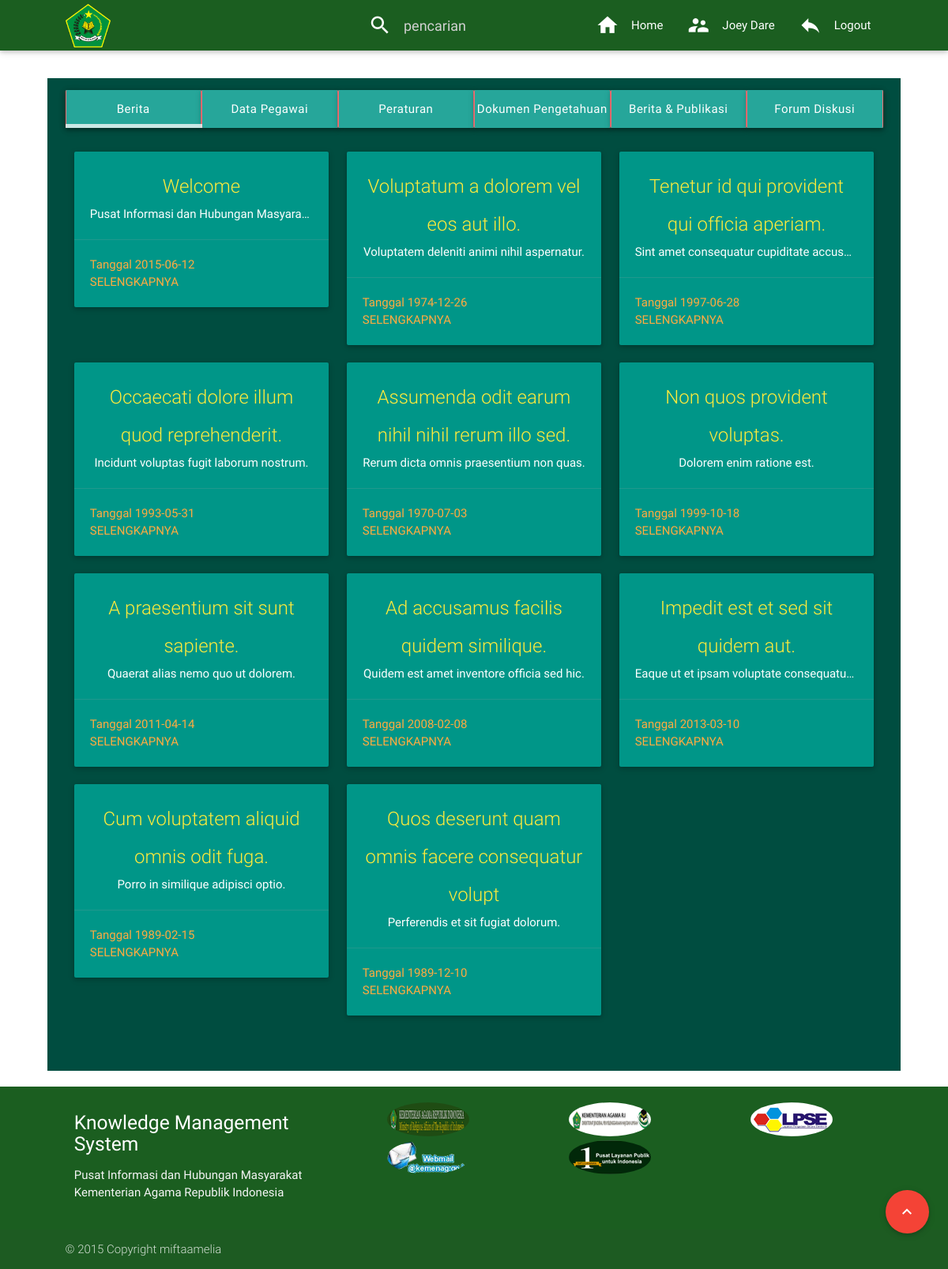
Screenshot of /pegawai/home.php (signed in) with the database file from the repository.
### tables this page shows
CREATE TABLE IF NOT EXISTS `berita` (
  `id_berita` int(10) NOT NULL AUTO_INCREMENT,
  `judul_berita` char(50) NOT NULL,
  `isi` longtext NOT NULL,
  `tgl_posting_berita` date NOT NULL,
  PRIMARY KEY (`id_berita`)
);

### pegawai/home.php (the view, shortened to what this page needs)
<html>
    <head>
	    <link href="../asset/css/materialize.min.css" rel="stylesheet">
    </head>
    <body>
	    <header>
	        <nav class="green darken-4" id="top">
	            <div class="nav-wrapper container">
	                <a class="brand-logo"><img style="height:60px; padding-top: 5px;" src="../asset/imagelogo/logo.png"></a>
	                <ul id="nav-mobile" class="right hide-on-med-and-down">
						<li id="search">
							<form action="search.php" method="get" enctype="multipart/form-data">
								<div class="input-field">
									<input name="value" id="search" type="search" required placeholder="pencarian">
									<label for="search"><i class="mdi-action-search"></i></label>
								</div>
							</form>
						</li>
						<li><a href="index.php"><i class="mdi-action-home left"></i>Home</a></li>
						<li><a><i class="mdi-action-account-child left"></i>
							<?php echo (isset($_SESSION['nama_lengkap']) ? $_SESSION['nama_lengkap'] : 'anonym' )?>
						</a></li>
				        <li><a href="../logout.php"><i class="mdi-content-reply left"></i>Logout</a></li>
				    </ul>
	            </div>
	        </nav>
	    </header>
	    <main style="margin-top:20px;">
	        <div class="container section teal darken-4">
	            <div class="row">
                	<div class="col s12">
						<ul class="tabs z-depth-1">
					        <li class="tab col s12 m2 l2 teal"><a class="white-text btn" target="_blank" href="#home">Berita</a></li>
					        <li class="tab col s12 m2 l2 teal"><a class="white-text btn" target="_blank" href="#pegawai">Data Pegawai</a></li>
					        <li class="tab col s12 m2 l2 teal"><a class="white-text btn" target="_blank" href="#peraturan">Peraturan</a></li>
					        <li class="tab col s12 m2 l2 teal"><a class="white-text btn" target="_blank" href="#dokumen">Dokumen Pengetahuan</a></li>
					        <li class="tab col s12 m2 l2 teal"><a class="white-text btn" target="_blank" href="#berita">Berita & Publikasi</a></li>
					        <li class="tab col s12 m2 l2 teal"><a class="white-text btn" target="_blank" href="#forum">Forum Diskusi</a></li>
					    </ul>
                	</div>
                	<div class="col s12 row section" id="home"> <br>
<?php
	$query = "SELECT * FROM berita ";
	$result = mysql_query($query) or die('Error');
	while($data = mysql_fetch_array($result)) {
?>
						    <div class="col s4 ">
						      <div class="card teal">
						        <div class="card-content center-align">
						          <span class="card-title yellow-text"><?php echo $data['judul_berita'];?></span>
						          <div class="white-text"><p class="truncate"><?php echo substr($data['isi'],0,350); ?></p></div>
						        </div>
						       <div class="card-action yellow-darken-4-text">
						          <a>Tanggal <?php echo $data['tgl_posting_berita'];?></a>
						          <a href="textfull.php?id=<?php echo $data['id_berita'] ?>">SELENGKAPNYA</a>
						        </div>
						      </div>
						    </div>
<?php
 	}
?>
                	</div>
	            </div>
	        </div>
	        <div class="fixed-action-btn" style="bottom: 45px; right: 24px;">
				<a class="btn-floating btn-large red" href="#top">
					<i class="large mdi-hardware-keyboard-arrow-up"></i>
				</a>
			</div>
	    </main>
	    <footer class="page-footer green darken-4">
	        <div class="container row">
				<div class="col s4">
	                <h5 class="white-text">Knowledge Management System</h5>
	                <p class="grey-text text-lighten-4">Pusat Informasi dan Hubungan Masyarakat</br> Kementerian Agama Republik Indonesia
	                </p>
                </div>
                <div class="col s8">
                	<div class="row" id="gbr">
            		<div class="col s4">
                		<a href="http://kemenag.go.id/" target="_blank">
                			<img class="circle responsive-img" src="../asset/images/kemenag.go.id1.png" style="">
            			</a>
        			</div>
        			<div class="col s4">
                		<a href="http://haji.kemenag.go.id/" target="_blank">
                			<img class="circle responsive-img" src="../asset/images/hajiumroh1 copy.png">
            			</a>
        			</div>
        			<div class="col s4">
                		<a href="http://lpse.kemenag.go.id/" target="_blank">
                			<img class=" circle responsive-img" src="../asset/images/lpse.png">
            			</a>
        			</div>
        			<div class="col s4">
                		<a href="http://webmail@kemenag.go.id/" target="_blank">
                			<img class=" circle responsive-img" src="../asset/images/webkemenag.png">
            			</a>
        			</div>
        			<div class="col s4">
                		<a href="http://satulayanan.id/" target="_blank">
                			<img class="circle responsive-img" src="../asset/images/layanan.png">
            			</a>
        			</div>
        			</div>
            	</div>
	        </div>
	        <div class="footer-copyright">
                <div class=container>
                	© 2015 Copyright miftaamelia
                </div>
	        </div>
	    </footer>
    </body>
</html>

### pegawai/home.php (style rules this page uses)
body { display: flex; min-height: 100vh; flex-direction: column; }
main { flex: 1 0 auto }
.container { width:90% }
.tabs .tab a { text-transform: capitalize; line-height: inherit; padding: 0; }
.card .card-action a { text-transform: none }
.tabs .tab a { border: 0.1rem solid #ee6e73; border-top: none; border-bottom: none; }
#gbr div a img { display:block; margin:0 auto; margin-bottom: 5px; }

### rows the page displays
berita: judul_berita "Welcome", isi "Pusat Informasi dan Hubungan Masyara…", tgl_posting_berita "2015-06-12"
berita: judul_berita "Voluptatum a dolorem vel eos aut illo.", isi "Voluptatem deleniti animi nihil aspernatur.", tgl_posting_berita "1974-12-26"
berita: judul_berita "Tenetur id qui provident qui officia aperiam.", isi "Sint amet consequatur cupiditate accus…", tgl_posting_berita "1997-06-28"
berita: judul_berita "Occaecati dolore illum quod reprehenderit.", isi "Incidunt voluptas fugit laborum nostrum.", tgl_posting_berita "1993-05-31"
berita: judul_berita "Assumenda odit earum nihil nihil rerum illo sed.", isi "Rerum dicta omnis praesentium non quas.", tgl_posting_berita "1970-07-03"
berita: judul_berita "Non quos provident voluptas.", isi "Dolorem enim ratione est.", tgl_posting_berita "1999-10-18"
berita: judul_berita "A praesentium sit sunt sapiente.", isi "Quaerat alias nemo quo ut dolorem.", tgl_posting_berita "2011-04-14"
berita: judul_berita "Ad accusamus facilis quidem similique.", isi "Quidem est amet inventore officia sed hic.", tgl_posting_berita "2008-02-08"
berita: judul_berita "Impedit est et sed sit quidem aut.", isi "Eaque ut et ipsam voluptate consequatu…", tgl_posting_berita "2013-03-10"
berita: judul_berita "Cum voluptatem aliquid omnis odit fuga.", isi "Porro in similique adipisci optio.", tgl_posting_berita "1989-02-15"
berita: judul_berita "Quos deserunt quam omnis facere consequatur volupt", isi "Perferendis et sit fugiat dolorum.", tgl_posting_berita "1989-12-10"

### other values shown
$_SESSION['nama_lengkap'] "Joey Dare"
